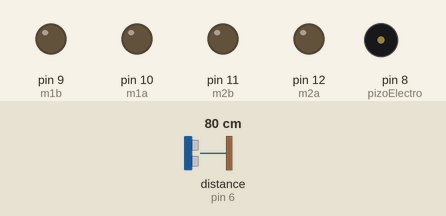
Recording of a sketch running on a simulated Arduino Uno, built with avr-gcc and run on an emulated ATmega328P. On the bench: output pins drawn as LEDs (lit = HIGH), buzzer (waves = sounding). Wiring (inferred from the names in the program): ultrasonic range finder: trigger pin 7; echo pin 6. Inputs (shaded band) come from the test bench; at power-on: distance to the obstacle (sensor on pin 6) 80 cm. The echo pulse lasts 58.3 µs per cm; pins used as bus, display or sensor lines are not drawn.

Above: at 2.2 s.
2.3 s: distance to the obstacle (sensor on pin 6) set to 7 cm
3.8 s: distance to the obstacle (sensor on pin 6) set to 4 cm
At 3.9 s:
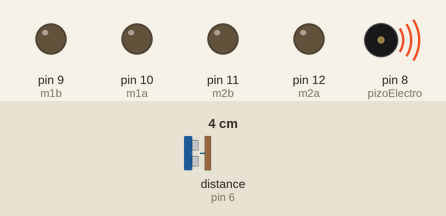
12.8 s: distance to the obstacle (sensor on pin 6) set to 9 cm
At 13.8 s:
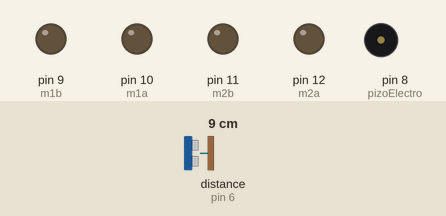
14.3 s: distance to the obstacle (sensor on pin 6) set to 2 cm
At 14.4 s:
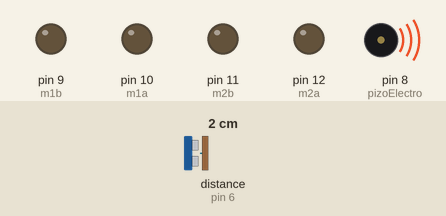
Timing chart, 0 to 18.3 s (numbered marks = the images above; inputs shaded):
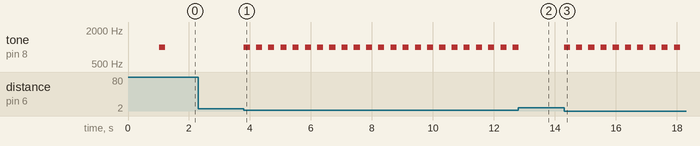

Measured:
- the behaviour switches between 6 and 5 cm on distance to the obstacle (sensor on pin 6) (found by bisection; images 0 and 1)
- after the input at 2.3 s, every drawn part: stays the same
- after the input at 3.8 s, tone on pin 8 (pizoElectro): alternates 1000 Hz for 0.20 s and silent for 0.20 s, starting at once
- after the input at 12.8 s, tone on pin 8 (pizoElectro): goes on until 12.8 s, then stays silent
- after the input at 14.3 s, tone on pin 8 (pizoElectro): alternates 1000 Hz for 0.20 s and silent for 0.20 s, starting at once

The sketch:

Proyecto_Carro_Arduino.ino.ino
```cpp
#include <SoftwareSerial.h>

const int trigPin = 7;
const int echoPin = 6;
long duration;
int distance;


SoftwareSerial BT(2,3);


int pizoElectro=8;
long pulso;
int i;

int m1a = 10;
int m1b = 9;
int m2a = 12;
int m2b = 11;
char val;

char Nombre[21] = "HC-06";
char PASS[5] = "1234";

void setup() {
  pinMode(pizoElectro, OUTPUT);
  pinMode(trigPin, OUTPUT); // Sets the trigPin as an Output
  pinMode(echoPin, INPUT); // Sets the echoPin as an Input

  // put your setup code here, to run once:
  pinMode(m1a, OUTPUT);  // Digital pin 10 set as output Pin
  pinMode(m1b, OUTPUT);  // Digital pin 9 set as output Pin
  pinMode(m2a, OUTPUT);  // Digital pin 12 set as output Pin
  pinMode(m2b, OUTPUT);  // Digital pin 11 set as output Pin
  BT.begin(9600);       // Inicializamos el puerto serie BT que hemos creado
  Serial.begin(9600);   // Inicializamos  el puerto serie
  BT.print("AT+NAME");
  BT.print(Nombre);
  delay(1000);
  BT.print("AT+PIN");
  BT.print(PASS);
}

void loop() {
  // put your main code here, to run repeatedly:

  if (val != "S" && val != "F" && val != "B" && val != "R" && val != "L") {
  if (distance <= 4) {
    pulso = 200;
    //subo
    tone(pizoElectro, 1000, 2000);
    delay(pulso);
    noTone(pizoElectro);
    delay(pulso);
  } else {
    noTone(pizoElectro);
  }
}
  if (BT.available())  // Si llega un dato por el puerto BT se envía al monitor serial
  {
    Serial.write(BT.read());
  }

  if (Serial.available())  // Si llega un dato por el monitor serial se envía al puerto BT
  {
    BT.write(Serial.read());
  }
  while (Serial.available() > 0){
  val = Serial.read();
  Serial.println(val);
  }

  if (val == 'F')  // Hacia adelante
  {
    digitalWrite(m1a, HIGH);
    digitalWrite(m1b, LOW);
    digitalWrite(m2a, HIGH);
    digitalWrite(m2b, LOW);
  } else if (val == 'B')  // Hacia atras
  {
    digitalWrite(m1a, LOW);
    digitalWrite(m1b, HIGH);
    digitalWrite(m2a, LOW);
    digitalWrite(m2b, HIGH);
  }

  else if (val == 'L')  // Izquierda
  {
    digitalWrite(m1a, LOW);
    digitalWrite(m1b, LOW);
    digitalWrite(m2a, HIGH);
    digitalWrite(m2b, LOW);
  } else if (val == 'R')  //Derecha
  {
    digitalWrite(m1a, HIGH);
    digitalWrite(m1b, LOW);
    digitalWrite(m2a, LOW);
    digitalWrite(m2b, LOW);
  } else if (val == 'S')  //Stop - Pare, Carrito detenido
  {
    digitalWrite(m1a, LOW);
    digitalWrite(m1b, LOW);
    digitalWrite(m2a, LOW);
    digitalWrite(m2b, LOW);
  }

   // Clears the trigPin
  digitalWrite(trigPin, LOW);
  delayMicroseconds(2);
  // Sets the trigPin on HIGH state for 10 micro seconds
  digitalWrite(trigPin, HIGH);
  delayMicroseconds(10);
  digitalWrite(trigPin, LOW);
  // Reads the echoPin, returns the sound wave travel time in microseconds
  duration = pulseIn(echoPin, HIGH);
  // Calculating the distance
  distance = duration * 0.034 / 2;
  // Prints the distance on the Serial Monitor

}
```
